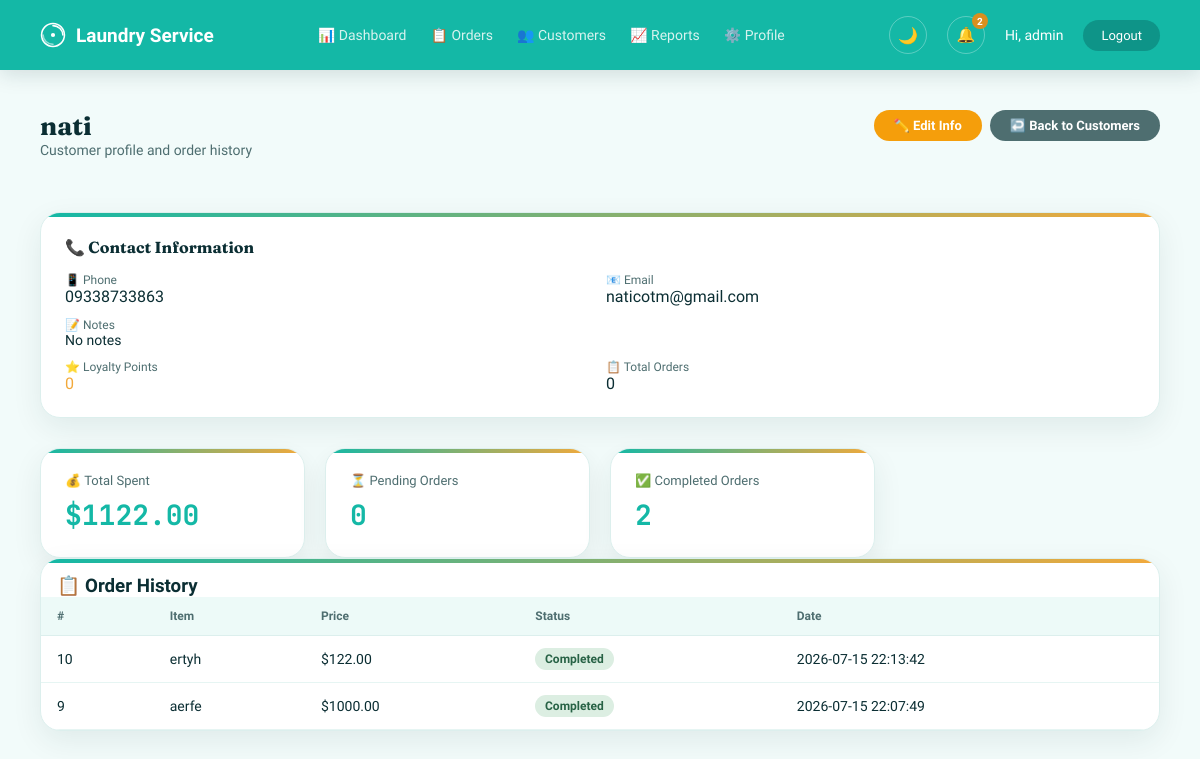
/customers/5 (signed in), run on the app's committed database.
### tables this page shows
CREATE TABLE customers (
                id INTEGER PRIMARY KEY AUTOINCREMENT,
                name TEXT NOT NULL,
                phone TEXT,
                email TEXT,
                notes TEXT,
                created_at TEXT DEFAULT CURRENT_TIMESTAMP
            , loyalty_points INTEGER DEFAULT 0, total_orders INTEGER DEFAULT 0, total_spent REAL DEFAULT 0);

CREATE TABLE orders (
                id INTEGER PRIMARY KEY AUTOINCREMENT,
                customer_name TEXT NOT NULL,
                item_description TEXT NOT NULL,
                price REAL NOT NULL,
                status TEXT NOT NULL DEFAULT 'Pending',
                created_at TEXT DEFAULT CURRENT_TIMESTAMP
            , service_type TEXT DEFAULT 'Wash & Fold', weight REAL DEFAULT 0, payment_method TEXT DEFAULT 'Cash', pickup_address TEXT, delivery_address TEXT, pickup_date TEXT, delivery_date TEXT, notes TEXT);

### app.py (the view)
@app.route("/customers/<int:customer_id>")
@login_required
def customer_profile(customer_id):
    with get_db() as conn:
        customer = conn.execute("SELECT * FROM customers WHERE id = ?", (customer_id,)).fetchone()
        if customer is None:
            flash("Customer not found.")
            return redirect(url_for("customers"))
        customer_orders = conn.execute(
            "SELECT * FROM orders WHERE customer_name = ? ORDER BY id DESC",
            (customer["name"],)
        ).fetchall()
    total_spent = sum(order["price"] for order in customer_orders)
    pending_count = sum(1 for order in customer_orders if order["status"] == "Pending")
    completed_count = sum(1 for order in customer_orders if order["status"] == "Completed")
    return render_template(
        "customer_profile.html",
        customer=customer,
        orders=customer_orders,
        total_spent=total_spent,
        pending_count=pending_count,
        completed_count=completed_count,
    )

### app.py (called while the page is built)
@app.context_processor
def inject_csrf():
    if "csrf_token" not in session:
        session["csrf_token"] = secrets.token_hex(16)
    return {"csrf_token": session.get("csrf_token")}

def login_required(f):
    @wraps(f)
    def decorated_function(*args, **kwargs):
        if "username" not in session:
            flash("Please log in first.")
            return redirect(url_for("login"))
        return f(*args, **kwargs)
    return decorated_function

@app.context_processor
def inject_notifications():
    if "username" not in session:
        return {}
    with get_db() as conn:
        unread_count = conn.execute("SELECT COUNT(*) FROM notifications WHERE is_read = 0").fetchone()[0]
        recent_notifications = conn.execute("SELECT * FROM notifications ORDER BY id DESC LIMIT 5").fetchall()
    return {
        "unread_count": unread_count,
        "recent_notifications": recent_notifications,
    }

### database.py (called while the page is built)
def get_connection():
    conn = sqlite3.connect(DB_NAME)
    conn.row_factory = sqlite3.Row
    return conn

@contextmanager
def get_db():
    conn = get_connection()
    try:
        yield conn
        conn.commit()
    except Exception:
        conn.rollback()
        raise
    finally:
        conn.close()

### templates/customer_profile.html (shortened to what this page needs)
{% extends "base.html" %}
{% block extra_styles %}
<link rel="stylesheet" href="{{ url_for('static', filename='dashboard.css') }}">
{% endblock %}
{% block content %}
{% include "_navbar.html" %}
<div class="dashboard-content">
    <div class="profile-header">
        <div>
            <h1>{{ customer["name"] }}</h1>
            <p class="subtitle">Customer profile and order history</p>
        </div>
        <div class="profile-actions">
            <a href="{{ url_for('edit_customer', customer_id=customer['id']) }}" class="btn btn-edit">✏️ Edit Info</a>
            <a href="{{ url_for('customers') }}" class="btn btn-back">↩️ Back to Customers</a>
        </div>
    </div>
    <div class="order-form-card">
        <h2>📞 Contact Information</h2>
        <div style="display: grid; grid-template-columns: 1fr 1fr; gap: 12px;">
            <div>
                <div style="font-size:12px; color:var(--text-secondary);">📱 Phone</div>
                <div style="font-size:16px; font-weight:500;">{{ customer["phone"] or "Not provided" }}</div>
            </div>
            <div>
                <div style="font-size:12px; color:var(--text-secondary);">📧 Email</div>
                <div style="font-size:16px; font-weight:500;">{{ customer["email"] or "Not provided" }}</div>
            </div>
            <div style="grid-column: 1 / -1;">
                <div style="font-size:12px; color:var(--text-secondary);">📝 Notes</div>
                <div style="font-size:14px;">{{ customer["notes"] or "No notes" }}</div>
            </div>
            <div>
                <div style="font-size:12px; color:var(--text-secondary);">⭐ Loyalty Points</div>
                <div style="font-size:16px; font-weight:500; color:var(--accent);">{{ customer["loyalty_points"] or 0 }}</div>
            </div>
            <div>
                <div style="font-size:12px; color:var(--text-secondary);">📋 Total Orders</div>
                <div style="font-size:16px; font-weight:500;">{{ customer["total_orders"] or 0 }}</div>
            </div>
        </div>
    </div>
    <div class="stats-grid">
        <div class="stat-card">
            <span class="stat-label">💰 Total Spent</span>
            <span class="stat-value">${{ "%.2f"|format(total_spent) }}</span>
        </div>
        <div class="stat-card">
            <span class="stat-label">⏳ Pending Orders</span>
            <span class="stat-value">{{ pending_count }}</span>
        </div>
        <div class="stat-card">
            <span class="stat-label">✅ Completed Orders</span>
            <span class="stat-value">{{ completed_count }}</span>
        </div>
    </div>
    <div class="table-card">
        <h3 style="padding:16px 16px 0 16px; margin:0;">📋 Order History</h3>
        <table class="orders-table">
            <thead>
                <tr>
                    <th>#</th>
                    <th>Item</th>
                    <th>Price</th>
                    <th>Status</th>
                    <th>Date</th>
                </tr>
            </thead>
            <tbody>
                {% for order in orders %}
                <tr>
                    <td>{{ order["id"] }}</td>
                    <td>{{ order["item_description"] }}</td>
                    <td>${{ "%.2f"|format(order["price"]) }}</td>
                    <td>
                        <span class="status-badge status-{{ order['status'] }}">
                            {{ order["status"] }}
                        </span>
                    </td>
                    <td>{{ order["created_at"] }}</td>
                </tr>
                {% else %}
                <tr>
                    <td colspan="5" class="empty-row">No orders yet for this customer.</td>
                </tr>
                {% endfor %}
            </tbody>
        </table>
    </div>
</div>
{% endblock %}

### static/theme.css (style rules this page uses)
:root { --bg: #F2FBFA; --card-bg: #FFFFFF; --border-color: #DCEFED; --input-bg: #FFFFFF; --input-border: #C7E4E1; --table-header-bg: #EDFAF8; --table-row-border: #E6F5F3; --text-primary: #0B2E33; --text-secondary: #4E6E70; --text-tertiary: #8AA6A5; --label-color: #2F5457; --left-panel-text: #D7F3EF; --primary: #14B8A6; --primary-dark: #0E9488; --primary-darker: #0B2E33; --accent: #F2A93B; --accent-dark: #D98F1E; --status-pending-bg: #FBEACB; --status-pending-text: #93650F; --status-completed-bg: #DCEEE2; --status-completed-text: #276245; --error-bg: #FDEBEA; --error-text: #C0392B; --flash-bg: #E1F7F3; --flash-text: #0E7C70; --dark-btn-bg: #2F5457; --dark-btn-hover: #3E6C6F; --shadow-card: 0 10px 30px rgba(11, 46, 51, 0.08); --shadow-card-hover: 0 16px 36px rgba(11, 46, 51, 0.14); --shadow-button: 0 8px 20px rgba(20, 184, 166, 0.35); --radius-pill: 999px; --radius-card: 20px; --radius-input: 12px; --font-display: 'Fraunces', Georgia, serif; --font-body: 'Work Sans', Arial, sans-serif; --font-mono: 'JetBrains Mono', 'Courier New', monospace; }
body { font-family: var(--font-body); background-color: var(--bg); color: var(--text-primary); transition: background-color 0.3s ease, color 0.3s ease; }
h1, h2, .left-panel h1, .nav-brand, .card h2, .order-form-card h2 { font-family: var(--font-display); }
.stat-value { font-family: var(--font-mono); }
body, .card, .stat-card, .order-form-card, .table-card, .order-card, .customer-card, input, select, textarea, .navbar, .left-panel, .right-panel, .flash-box, .error-message, .dashboard-content { transition: background-color 0.3s ease, color 0.3s ease, border-color 0.3s ease, box-shadow 0.3s ease; }
.stat-card, .order-form-card, .table-card, .order-card, .customer-card { position: relative; overflow: hidden; border-bottom: 2px dashed var(--border-color); background-color: var(--card-bg); border: 1px solid var(--border-color); border-radius: var(--radius-card); box-shadow: var(--shadow-card); transition: all 0.3s ease; }
.stat-card::before, .order-form-card::before, .table-card::before, .order-card::before, .customer-card::before { content: ""; position: absolute; top: 0; left: 0; right: 0; height: 4px; background: linear-gradient(90deg, var(--primary), var(--accent)); }
body { animation: page-fade-in 0.35s ease both; }
.status-badge { display: inline-block; padding: 4px 10px; border-radius: 999px; font-size: 12px; font-weight: bold; }
.status-Completed { background-color: var(--status-completed-bg); color: var(--status-completed-text); }
.stat-card { animation: card-fade-up 0.5s ease both; }
.stat-card:nth-child(1) { animation-delay: 0.05s; }
.stat-card:nth-child(2) { animation-delay: 0.15s; }
.stat-card:nth-child(3) { animation-delay: 0.25s; }
.order-form-card, .table-card, .order-card, .customer-card { animation: card-fade-up 0.5s ease 0.1s both; }
.status-badge { display: inline-block; animation: badge-pop 0.3s ease both; }

### templates/customer_profile.html (style rules this page uses)
.profile-header { display: flex; justify-content: space-between; align-items: flex-start; flex-wrap: wrap; gap: 16px; margin-bottom: 24px; }
.profile-header h1 { margin-bottom: 0; }
.profile-actions { display: flex; gap: 8px; flex-wrap: wrap; }
.btn { padding: 8px 20px; border-radius: 999px; font-size: 13px; font-weight: 600; border: none; cursor: pointer; text-decoration: none; display: inline-flex; align-items: center; gap: 4px; transition: all 0.15s ease; }
.btn-edit { background: #f59e0b; color: white; }
.btn-back { background: var(--text-secondary); color: white; }

### data on the page
customers: name "nati", phone "09338733863", email "naticotm@gmail.com", notes "No notes", loyalty_points "0", total_orders "0"
orders: id "10", item_description "ertyh", price "122.00", status "Completed", created_at "2026-07-15 22:13:42"
orders: id "9", item_description "aerfe", price "1000.00", status "Completed", created_at "2026-07-15 22:07:49"

### other printed values
{{ unread_count }} "2"
{{ session.get('username', '') }} "admin"
{{ "%.2f"|format(total_spent) }} "1122.00"
{{ pending_count }} "0"
{{ completed_count }} "2"
